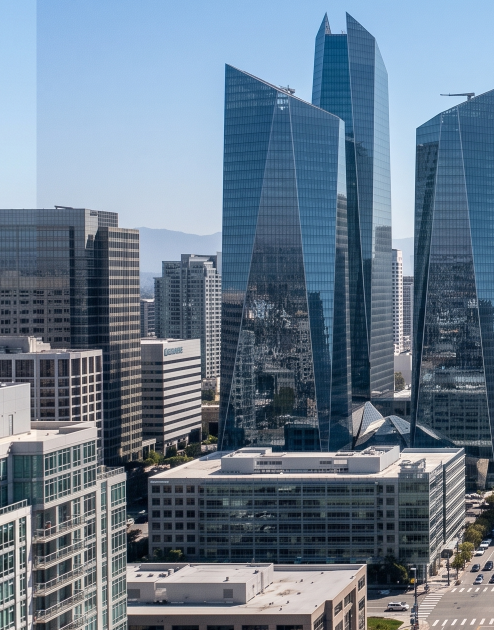
#> input picture testImages/left.png, 988 x 1260 px (shown at 1/2 size)
$ python transformimage.py
#> lines starting #> are read from the running program, lines starting #| are printed output that depends on the picture
import cv2
import numpy as np

base_img = cv2.imread('testImages/left.png')
#> base_img is the input picture: shape (1260, 988, 3); mean B, G, R 139.8, 122.5, 105.2
h, w = base_img.shape[:2]
#> h = 1260; w = 988
center = (w // 2, h // 2)
#> center = (494, 630)

# Rotation (30 degrees counter-clockwise)
M_rot = cv2.getRotationMatrix2D(center, 30, 1.0)
img_rot = cv2.warpAffine(base_img, M_rot, (w, h))
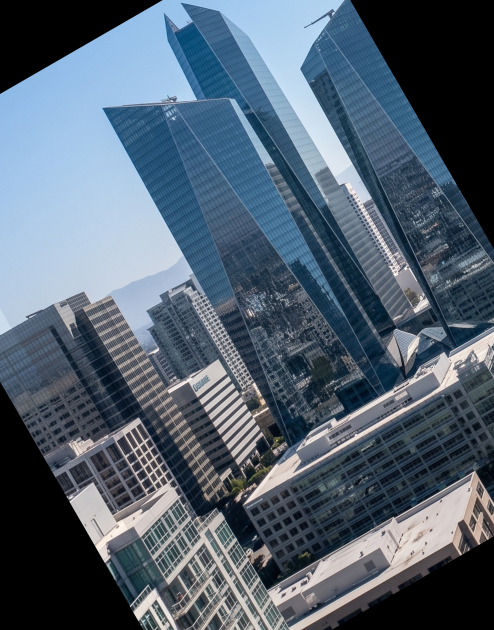
#> img_rot: shape (1260, 988, 3) (shown at 1/2 size); mean B, G, R 111.4, 96.9, 82.3
cv2.imwrite('testImages/Left_rotation.png', img_rot)

# Scale Change to 1.5x zoom
img_scaled = cv2.resize(base_img, (int(w * 1.5), int(h * 1.5)))
# Crop back to canvas size to simulate a zoomed-in camera shot
img_scaled = img_scaled[int(h*0.25):int(h*1.25), int(w*0.25):int(w*1.25)]
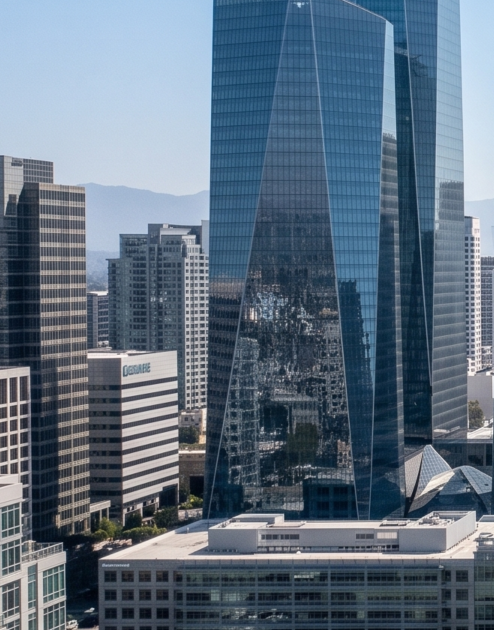
#> img_scaled: shape (1260, 988, 3) (shown at 1/2 size); mean B, G, R 127.4, 110.9, 94.2
cv2.imwrite('testImages/Left_scale.png', img_scaled)

# Viewpoint (35-degree oblique perspective tilt)
src_pts = np.float32([[0, 0], [w, 0], [w, h], [0, h]])
dst_pts = np.float32([[w*0.1, h*0.05], [w*0.85, 0], [w, h*0.95], [w*0.05, h*0.85]])
M_view = cv2.getPerspectiveTransform(src_pts, dst_pts)
img_view = cv2.warpPerspective(base_img, M_view, (w, h))
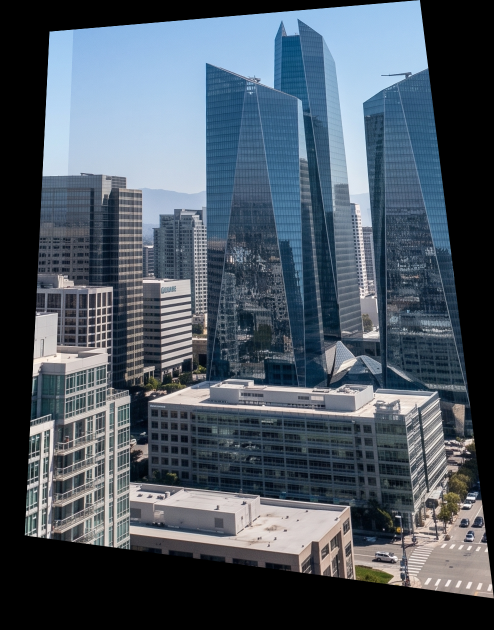
#> img_view: shape (1260, 988, 3) (shown at 1/2 size); mean B, G, R 97.7, 86.5, 75.4
cv2.imwrite('testImages/Left_viewpoint.png', img_view)

# Illumination Change (simulate heavy shadow / low exposure)
img_illum = cv2.convertScaleAbs(base_img, alpha=0.5, beta=-30)
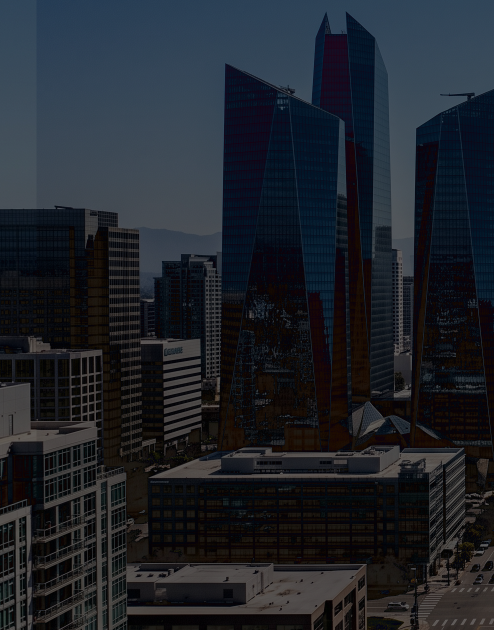
#> img_illum: shape (1260, 988, 3) (shown at 1/2 size); mean B, G, R 41.9, 35.1, 30.9
cv2.imwrite('testImages/Left_illumination.png', img_illum)

$ run again, with testImages/right.png copied over testImages/left.png
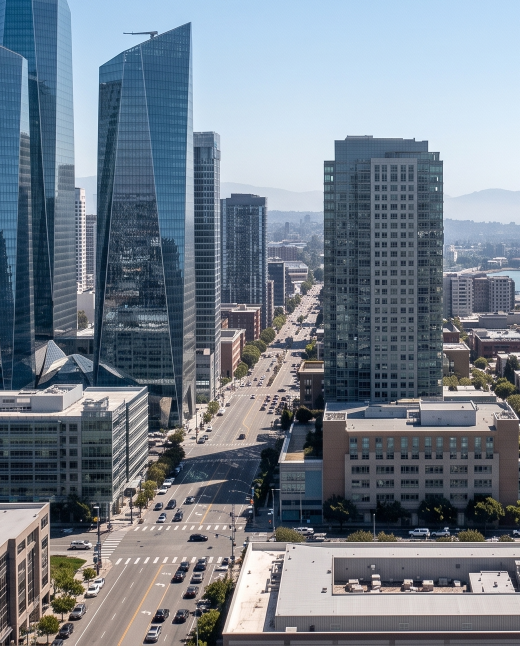
#> input picture testImages/right.png, 1039 x 1291 px (shown at 1/2 size)
#> base_img is the input picture: shape (1291, 1039, 3); mean B, G, R 138.4, 126.9, 116.5
#> `img_view = cv2.warpPerspective(base_img, M_view, (w, h))`:
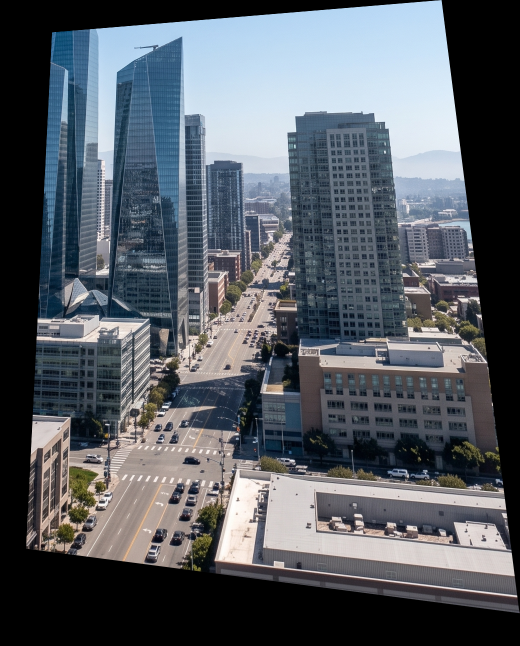
#> img_view: shape (1291, 1039, 3) (shown at 1/2 size); mean B, G, R 98.8, 91.7, 86
#> `img_illum = cv2.convertScaleAbs(base_img, alpha=0.5, beta=-30)`:
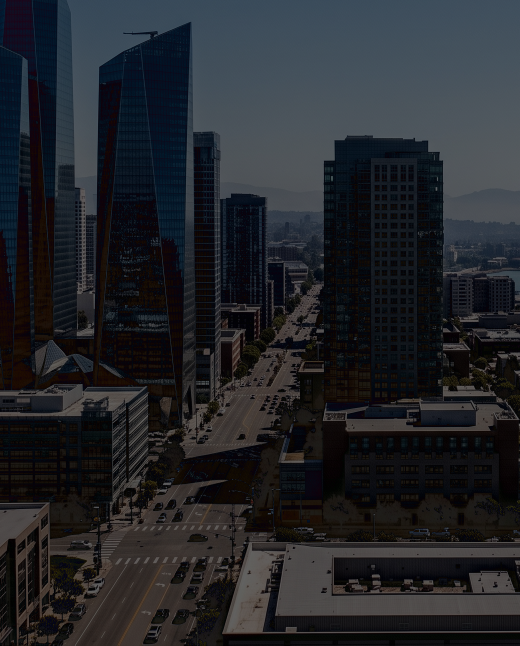
#> img_illum: shape (1291, 1039, 3) (shown at 1/2 size); mean B, G, R 41.6, 37.3, 35.3

$ run again, with testImages/top.png copied over testImages/left.png
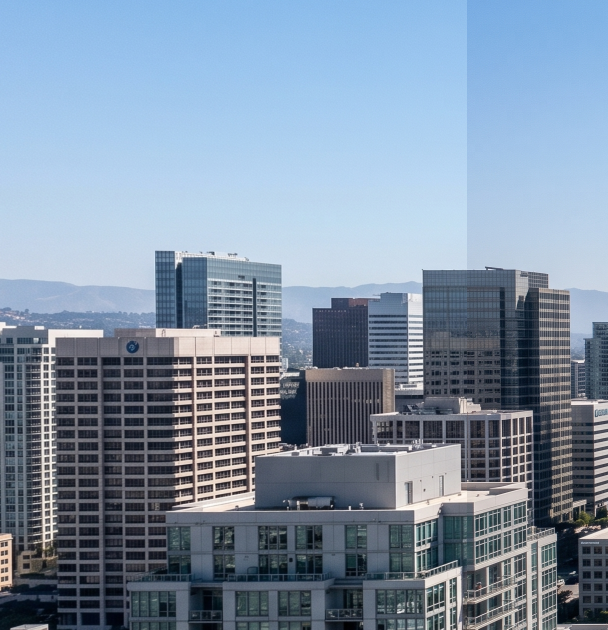
#> input picture testImages/top.png, 1216 x 1259 px (shown at 1/2 size)
#> base_img is the input picture: shape (1259, 1216, 3); mean B, G, R 164.4, 144.6, 126.7
#> `img_view = cv2.warpPerspective(base_img, M_view, (w, h))`:
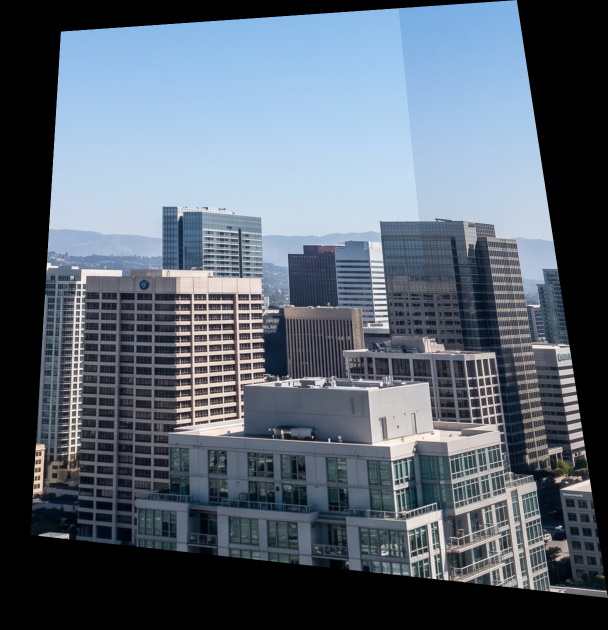
#> img_view: shape (1259, 1216, 3) (shown at 1/2 size); mean B, G, R 113.5, 100.6, 89.3
#> `img_illum = cv2.convertScaleAbs(base_img, alpha=0.5, beta=-30)`:
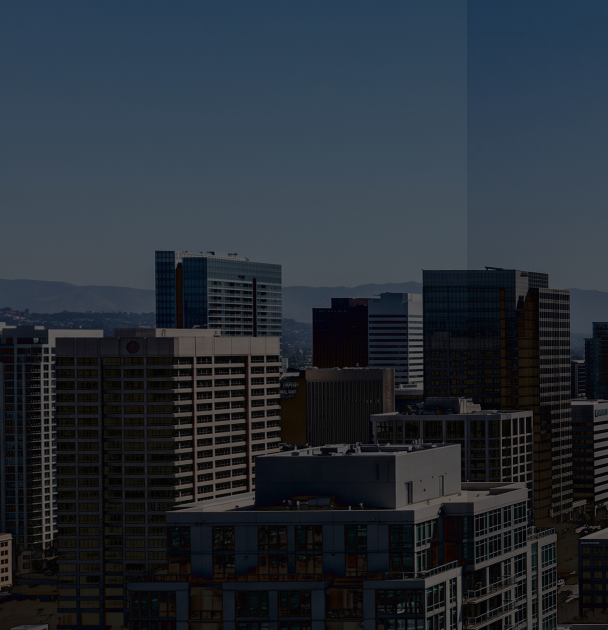
#> img_illum: shape (1259, 1216, 3) (shown at 1/2 size); mean B, G, R 54.2, 45.8, 38.2
